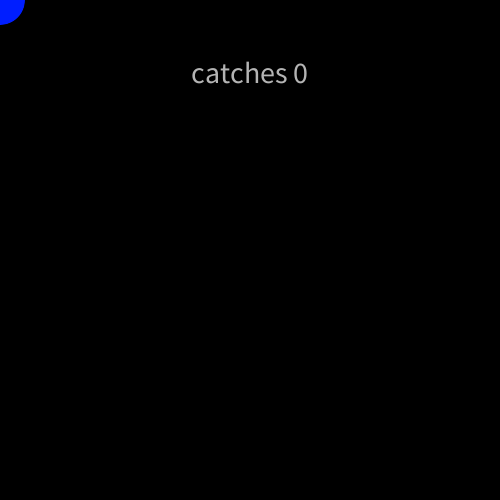
Frame 1 (no input)
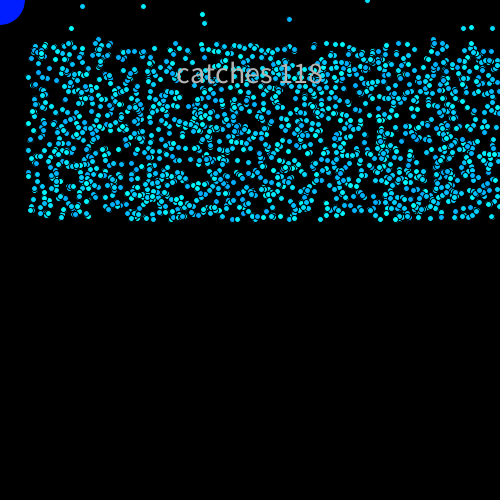
Frame 60 (the mouse pressed at the canvas centre just before this capture)
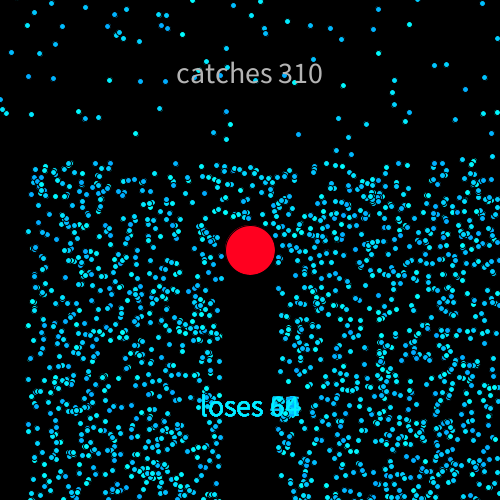
Frame 120 (the mouse held since frame 60 and released just before this capture)

The Processing sketch that drew these frames (run headless with seeded random() and noise(); from frame 60 on, the mouse is pressed at the canvas centre):

// Processing sketch: Raindrops_Game
// ── Raindrops_Game.pde
Raindrop[] rains = new Raindrop[2000];
Catchers catchers;
boolean gameEnder;
int numberofcatches, numberofloses;

void setup() {
  size(500, 500);
  colorMode(HSB, 360, 100, 100);
  textAlign(CENTER);
  textSize(30);
  gameEnder = false;
  catchers = new Catchers();
  for (int i = 0; i < rains.length; i++) {
    rains[i] = new Raindrop();
  }
}

void draw() {
  if (gameEnder == false) {
    background(0);
    catchers.catchersDisplay();
    for (int i = 0; i < rains.length; i++) {
      catchers.lostRaindropCounter(rains[i]);
      rains[i].raindropShow();
      rains[i].raindropMove();
      catchers.catchesRain(rains[i]);
    }
    catchers.catcherCounter();
  }
  else {
    background(0);
    text("U LOSER", width/2, height/3);
    text("score " + numberofcatches, width/2, height/2);
  }
}


// ── Acid_Class.pde
class Acid {
  PVector loc, vel;
  color c;
  int d;

  Acid() {
    loc = new PVector(random(width), 0);
    vel = new PVector(0, 5);
    c = color(126, 100, 100);
    d = 6;
  }

  void acShow() {
    //displays acid
    fill(c);
    ellipse(loc.x, loc.y, d, d);
  }

  void acMove() {
    //makes acid fall down
    loc.add(vel);
    if (loc.y > height + 3.5) {
      loc.y = 0;
      loc.x = random(width);
    }
  }
}

// ── Catcher_Class.pde
class Catchers {
  PVector loc;
  float d;
  color f;

  Catchers() {
    d = 50;
    f = color(random(360), 100, 100);
    numberofcatches = 0;
    numberofloses = 0;
  }

  void catchersDisplay() {
    loc = new PVector(mouseX, mouseY);
    fill(f);
    ellipse(loc.x, loc.y, d, d);
    if (mousePressed) {
      f = color(random(360), 100, 100);
    }
  }

  void catchesRain(Raindrop b) {
    if (loc.dist(b.loc) < d/2 + b.d/2) {
      numberofcatches++;
      b.loc.x = random(width);
      b.loc.y = random(-500);
    }
  }

  void lostRaindropCounter(Raindrop c) {
    if (c.loc.y >= height) {
      numberofloses++;
      text("loses " + numberofloses, width/2, 5*height/6);
    }
  }
  
  void catcherCounter() {
    fill(255);
    text("catches " + numberofcatches, width/2, height/6);
  }
}


// ── Raindrops_Class.pde
class Raindrop {
  PVector loc, vel;
  color c;
  int d;

  Raindrop() {
    loc = new PVector(random(width), random(-75, -100));
    vel = new PVector(0, random(2, 5));
    c = color(random(180, 200), 100, 100);
    d = 6;
  }

  void raindropShow() {
    //displays raindrop
    fill(c);
    ellipse(loc.x, loc.y, d, d);
  }

  void raindropMove() {
    //makes rain fall down
    loc.add(vel);
    if (loc.y > height + 3.5) {
      loc.y=-50;
    }
  }
}

// ── Star_Class.pde
class Star {
  int deg;

  Star() {
    deg = 0;
  }

  void starShow() {
    //creates a star at mouseX and mouseY
    translate(mouseX, mouseY);
    pushMatrix();
    rotate(radians(deg));
    beginShape();
    vertex(0, -50);
    vertex(14, -20);
    vertex(47, -15);
    vertex(23, 7);
    vertex(29, 40);
    vertex(0, 25);
    vertex(-29, 40);
    vertex(-23, 7);
    vertex(-47, -15);
    vertex(-14, -20);
    endShape(CLOSE);
    popMatrix();
    deg += 5;
  }
}


// ── Timer_Class.pde
class Timed {
  int currentTime, oldTime, numofsec;

  Timed(int n) {
    currentTime = millis();
    oldTime = 0;
    numofsec = n;
  }

  boolean time() {
    //if the time reaches a certain point, the index will increase
    if (currentTime - oldTime >= numofsec) {
      oldTime = currentTime;
      return true;
    }
    else { 
      return false;
    }
  }
}
